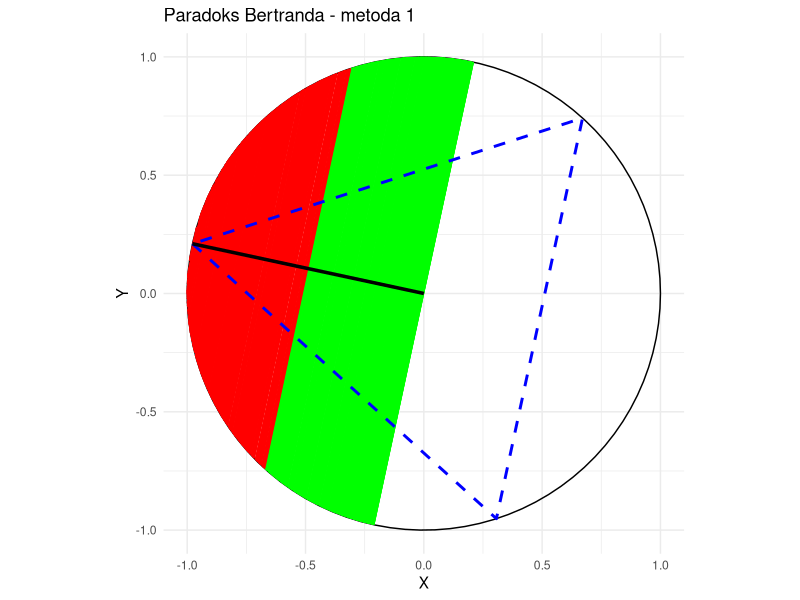

R code for this plot:
library(ggplot2)
set.seed(8)

# Parametry 
r <- 1  # Promień okręgu
n_chords <- 1000  # Liczba losowanych cięciw
a <- sqrt(3)  # Długość boku trójkąta równobocznego wpisanego w okrąg

# Ustalanie punktu początkowego P na obwodzie
alpha <- 2 * pi * runif(1)
x0 <- r * cos(alpha)
y0 <- r * sin(alpha)

triangle_alpha <- c(alpha, alpha + 2 * pi / 3, alpha - 2 * pi / 3)  # Uwzględnienie właściwej rotacji wierzchołków

triangle_points <- data.frame(
  x = r * cos(triangle_alpha),  # Pozycje x wierzchołków
  y = r * sin(triangle_alpha)   # Pozycje y wierzchołków
)

# Zamknięcie trójkąta (powrót do pierwszego wierzchołka)
triangle_points <- rbind(triangle_points, triangle_points[1, ])

beta <- abs(alpha - pi/2)

x_mid <- x0/2
y_mid <- y0/2
dist_mid <- sqrt((x_mid)^2 + (y_mid)^2)

chords <- data.frame(x_start = numeric(), y_start = numeric(),
                     x_end = numeric(), y_end = numeric(), chord_color = character())

count_longer <- 0

for (i in 1:n_chords) {
  m <- r * runif(1)
  x <- m * cos(alpha)
  y <- m * sin(alpha)
  dist <- sqrt((x)^2 + (y)^2)
  
  chord_length = sqrt(r^2 - dist^2)
  x1 <- x + chord_length * cos(beta)
  y1 <- y + chord_length * sin(beta)
  x2 <- x - chord_length * cos(beta)
  y2 <- y - chord_length * sin(beta)
  # Sprawdzenie długości cięciwy
  if (dist_mid < dist) {
    chord_color <- "red"
  }
  else {
    chord_color <- "green"
    count_longer <- count_longer + 1
  }
  chords <- rbind(chords, data.frame(x_start = x1, y_start = y1, 
                                     x_end = x2, y_end = y2, chord_color = chord_color))
}

circle_points <- data.frame(
  x = r * cos(seq(0, 2 * pi, length.out = 100)),
  y = r * sin(seq(0, 2 * pi, length.out = 100))
)

radius <- data.frame(
  x_start = 0,
  y_start = 0,
  x_end = r * cos(alpha),
  y_end = r * sin(alpha)
)

ggplot() +
  geom_path(data = circle_points, aes(x = x, y = y), color = "black") +  # Okrąg
  geom_segment(data = chords, aes(x = x_start, y = y_start, xend = x_end, yend = y_end, color = chord_color), size = 0.5) +  # Cięciwy
  geom_polygon(data = triangle_points, aes(x = x, y = y), fill = NA, color = "blue", linetype = "dashed", size = 1) +  # Trójkąt
  scale_color_manual(values = c("green" = "green", "red" = "red")) +
  geom_segment(data = radius, aes(x = x_start, y = y_start, xend = x_end, yend = y_end), color = "black", size = 1.2) +
  theme_minimal() +
  coord_equal() +
  labs(title = "Paradoks Bertranda - metoda 1", x = "X", y = "Y") +
  theme(legend.position = "none")

p2 <- count_longer / n_chords
cat(sprintf("Prawdopodobieństwo: %.3f\n", p2))

